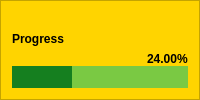
        <widget class="QFrame" name="Progress_frame">
         <property name="sizePolicy">
          <sizepolicy hsizetype="Minimum" vsizetype="Minimum">
           <horstretch>0</horstretch>
           <verstretch>0</verstretch>
          </sizepolicy>
         </property>
         <property name="styleSheet">
          <string notr="true">background-color: rgb(255, 212, 0);</string>
         </property>
         <property name="frameShape">
          <enum>QFrame::StyledPanel</enum>
         </property>
         <property name="frameShadow">
          <enum>QFrame::Raised</enum>
         </property>
         <layout class="QGridLayout" name="gridLayout">
          <property name="verticalSpacing">
           <number>0</number>
          </property>
          <item row="2" column="0" colspan="2">
           <widget class="QProgressBar" name="animation_progress_bar">
            <property name="styleSheet">
             <string notr="true">QProgressBar
{
background-color: rgb(122, 201, 67);
border : 1px;
}

QProgressBar::chunk {
     background-color: #157F1F;
     width: 20px;
 }</string>
            </property>
            <property name="value">
             <number>24</number>
            </property>
            <property name="textVisible">
             <bool>false</bool>
            </property>
           </widget>
          </item>
          <item row="0" column="1" alignment="Qt::AlignRight|Qt::AlignBottom">
           <widget class="QLabel" name="percent_label">
            <property name="styleSheet">
             <string notr="true">color:rgb(0, 0, 0);
font: 75 20pt &quot;Moon&quot;;
font-weight:bold;</string>
            </property>
            <property name="text">
             <string>24.00%</string>
            </property>
           </widget>
          </item>
          <item row="0" column="0">
           <widget class="QLabel" name="progress_label">
            <property name="styleSheet">
             <string notr="true">color:rgb(0, 0, 0);
font: 75 14pt &quot;Moon&quot;;
font-weight:bold;</string>
            </property>
            <property name="text">
             <string>Progress               </string>
            </property>
           </widget>
          </item>
         </layout>
        </widget>
